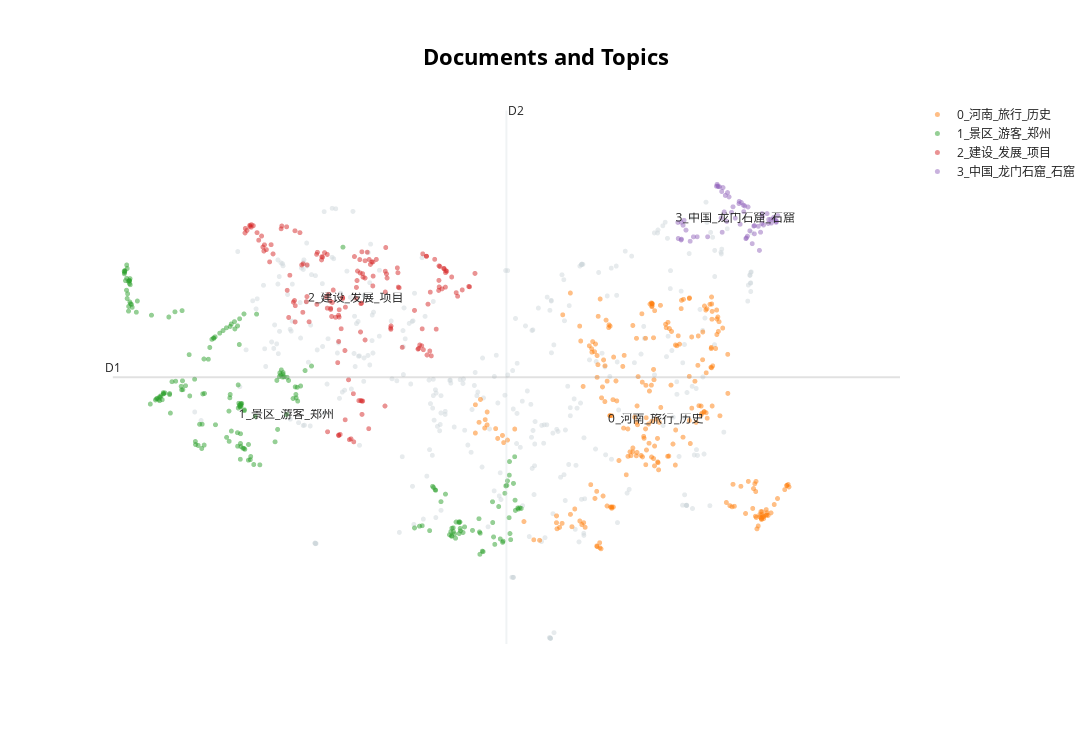

Notebook code for this chart:
### Code cell
reduced_embeddings = UMAP(n_neighbors=10, n_components=2, min_dist=0.0, metric='cosine').fit_transform(embeddings)
topic_model.visualize_documents(docs, reduced_embeddings=reduced_embeddings, hide_document_hover=True)

### Figure 1 — Plotly figure (JSON) as saved in the notebook; plotly's stock layout.template omitted (floating-point values rounded to 4 significant figures; data arrays with more than 128 entries replaced by an {"elided": "..."} marker saying what was removed)
{"data": [{"hoverinfo": "text", "marker": {"color": "#CFD8DC", "opacity": 0.5, "size": 5}, "mode": "markers+text", "name": "other", "showlegend": false, "type": "scattergl", "x": {"elided": "336 float values"}, "y": {"elided": "336 float values"}}, {"hoverinfo": "text", "marker": {"opacity": 0.5, "size": 5}, "mode": "markers+text", "name": "0_河南_旅行_历史", "text": {"elided": "245 str values"}, "textfont": {"size": 12}, "type": "scattergl", "x": {"elided": "245 float values"}, "y": {"elided": "245 float values"}}, {"hoverinfo": "text", "marker": {"opacity": 0.5, "size": 5}, "mode": "markers+text", "name": "1_景区_游客_郑州", "text": {"elided": "206 str values"}, "textfont": {"size": 12}, "type": "scattergl", "x": {"elided": "206 float values"}, "y": {"elided": "206 float values"}}, {"hoverinfo": "text", "marker": {"opacity": 0.5, "size": 5}, "mode": "markers+text", "name": "2_建设_发展_项目", "text": {"elided": "155 str values"}, "textfont": {"size": 12}, "type": "scattergl", "x": {"elided": "155 float values"}, "y": {"elided": "155 float values"}}, {"hoverinfo": "text", "marker": {"opacity": 0.5, "size": 5}, "mode": "markers+text", "name": "3_中国_龙门石窟_石窟", "text": ["", "", "", "", "", "", "", "", "", "", "", "", "", "", "", "", "", "", "", "", "", "", "", "", "", "", "", "", "", "", "", "", "", "", "", "", "", "", "", "", "", "", "", "", "", "", "", "", "", "", "", "", "", "", "", "", "", "", "", "", "", "", "3_中国_龙门石窟_石窟"], "textfont": {"size": 12}, "type": "scattergl", "x": [8.317, 8.28, 8.782, 9.133, 9.238, 9.545, 9.489, 8.342, 9.051, 9.424, 9.303, 8.304, 9.23, 9.178, 9.209, 8.757, 9.418, 9.459, 9.519, 9.451, 9.126, 9.494, 8.279, 8.397, 8.282, 8.75, 9.357, 8.886, 9.318, 8.827, 9.098, 9.237, 9.147, 8.741, 8.816, 9.403, 9.039, 8.876, 9.289, 8.802, 9.093, 8.236, 9.337, 8.625, 9.527, 8.857, 8.957, 9.522, 8.938, 8.44, 8.905, 9.067, 9.036, 9.111, 9.335, 8.764, 8.842, 8.489, 9.154, 9.341, 8.81, 8.241, 8.987], "y": [6.227, 6.201, 6.685, 5.986, 6.154, 6.291, 6.265, 6.093, 6.173, 6.238, 5.817, 6.159, 6.149, 6.084, 5.908, 6.695, 6.185, 6.189, 6.227, 6.241, 5.978, 6.24, 5.959, 5.941, 5.97, 6.719, 6.163, 6.606, 6.065, 6.674, 6.345, 6.042, 6.011, 6.693, 6.064, 6.319, 6.486, 6.212, 6.145, 6.258, 6.434, 6.199, 6.319, 6.002, 6.213, 6.567, 6.412, 6.199, 6.335, 6.001, 6.547, 6.47, 6.455, 6.423, 6.184, 6.688, 6.342, 6.002, 6.41, 6.276, 6.621, 5.979, 6.257]}], "layout": {"annotations": [{"showarrow": false, "text": "D1", "x": 0.8412, "y": 4.083, "yshift": 10}, {"showarrow": false, "text": "D2", "x": 5.992, "xshift": 10, "y": 7.727}], "height": 750, "shapes": [{"line": {"color": "#CFD8DC", "width": 2}, "type": "line", "x0": 5.992, "x1": 5.992, "y0": 0.4402, "y1": 7.727}, {"line": {"color": "#9E9E9E", "width": 2}, "type": "line", "x0": 0.8412, "x1": 11.14, "y0": 4.083, "y1": 4.083}], "title": {"font": {"color": "Black", "size": 22}, "text": "<b>Documents and Topics</b>", "x": 0.5, "xanchor": "center", "yanchor": "top"}, "width": 1200, "xaxis": {"visible": false}, "yaxis": {"visible": false}}}
